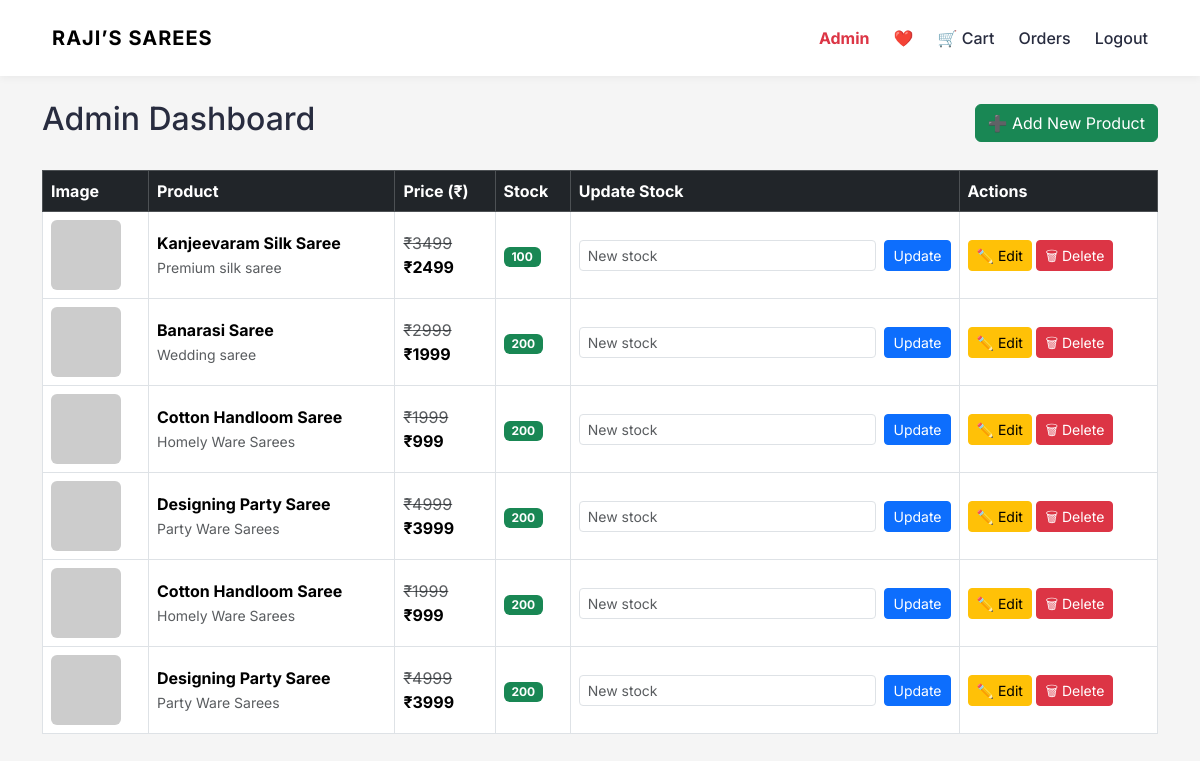
The app's page /admin/dashboard (signed in), older data.
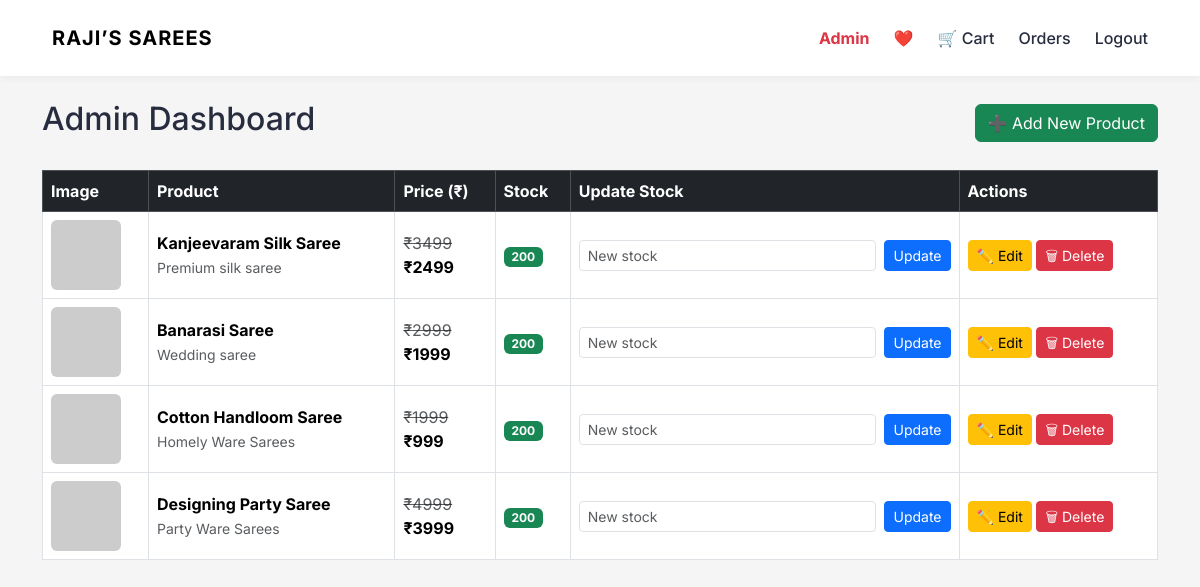
The same page, newer data.
### app.py (models this page shows)
class Product(db.Model):
    id = db.Column(db.Integer, primary_key=True)
    name = db.Column(db.String(150), nullable=False)
    mrp = db.Column(db.Integer, nullable=False)
    price = db.Column(db.Integer, nullable=False)
    stock = db.Column(db.Integer, nullable=False)
    image = db.Column(db.String(300), nullable=False)
    description = db.Column(db.Text, nullable=False)

### app.py (the view)
@app.route("/admin/dashboard")
@login_required
def admin_dashboard():
    if not current_user.is_admin:
        abort(403)
    products = Product.query.all()
    return render_template(
        "admin/dashboard.html",
        products=products
    )

### app.py (called while the page is built)
@login_manager.user_loader
def load_user(user_id):
    return User.query.get(int(user_id))

@app.context_processor
def inject_cart_count():
    if current_user.is_authenticated:
        count = db.session.query(
            func.sum(CartItem.quantity)
        ).filter_by(user_id=current_user.id).scalar()
        return {"cart_count": count or 0}
    return {"cart_count": 0}

### templates/admin/dashboard.html
{% extends "base.html" %}
{% block content %}
<div class="d-flex justify-content-between align-items-center mb-4">
  <h2>Admin Dashboard</h2>
  <a href="/admin/product/add" class="btn btn-success">
    ➕ Add New Product
  </a>
</div>
<div class="table-responsive">
  <table class="table table-bordered align-middle">
    <thead class="table-dark">
      <tr>
        <th>Image</th>
        <th>Product</th>
        <th>Price (₹)</th>
        <th>Stock</th>
        <th>Update Stock</th>
        <th>Actions</th>
      </tr>
    </thead>
    <tbody>
      {% for product in products %}
      <tr>
        <td>
          <img src="{{ product.image }}" width="70" class="rounded">
        </td>
        <td>
          <strong>{{ product.name }}</strong><br>
          <small class="text-muted">{{ product.description }}</small>
        </td>
        <td>
          <del class="text-muted">₹{{ product.mrp }}</del><br>
          <strong>₹{{ product.price }}</strong>
        </td>
        <td>
          {% if product.stock > 10 %}
            <span class="badge bg-success">{{ product.stock }}</span>
          {% elif product.stock > 0 %}
            <span class="badge bg-warning text-dark">{{ product.stock }}</span>
          {% else %}
            <span class="badge bg-danger">Out of stock</span>
          {% endif %}
        </td>
        <td>
          <form
            method="POST"
            action="/admin/update-stock/{{ product.id }}"
            class="d-flex gap-2"
          >
            <input
              type="number"
              name="stock"
              min="0"
              class="form-control form-control-sm"
              placeholder="New stock"
              required
            >
            <button class="btn btn-sm btn-primary">Update</button>
          </form>
        </td>
        <td>
          <a
            href="/admin/product/edit/{{ product.id }}"
            class="btn btn-sm btn-warning"
          >
            ✏️ Edit
          </a>
          <a
            href="/admin/product/delete/{{ product.id }}"
            class="btn btn-sm btn-danger"
            onclick="return confirm('Delete this product?')"
          >
            🗑 Delete
          </a>
        </td>
      </tr>
      {% endfor %}
    </tbody>
  </table>
</div>
{% endblock %}

### templates/base.html (shortened to what this page needs)
<!DOCTYPE html>
<html lang="en">
<head>
    <link href="https://cdn.jsdelivr.net/npm/bootstrap@5.3.3/dist/css/bootstrap.min.css" rel="stylesheet">
    <link rel="stylesheet" href="{{ url_for('static', filename='css/style.css') }}">
</head>
<body>
<div class="toast-container position-fixed top-0 end-0 p-3">
</div>
<nav class="navbar navbar-expand-lg myntra-navbar">
  <div class="container">
    <a class="navbar-brand brand-logo" href="/">RAJI’S SAREES</a>
    <div class="ms-auto d-flex align-items-center gap-4">
      {% if current_user.is_authenticated %}
        {% if current_user.is_admin %}
          <a href="/admin/dashboard" class="nav-icon fw-bold text-danger">
            Admin
          </a>
        {% endif %}
        <a href="/wishlist" class="nav-icon">
          ❤️
        </a>
        <a href="/cart" class="nav-icon position-relative">
          🛒 Cart
        </a>
        <a href="/orders" class="nav-icon">Orders</a>
        <a href="/logout" class="nav-icon">Logout</a>
      {% else %}
        <a href="/login" class="nav-icon">Login</a>
        <a href="/register" class="nav-icon">Register</a>
      {% endif %}
    </div>
  </div>
</nav>
<div class="container mt-4">
    {% block content %}{% endblock %}
</div>
</body>
</html>

### static/css/style.css (style rules this page uses)
* { margin: 0; padding: 0; box-sizing: border-box; }
body { font-family: 'Inter', sans-serif; background-color: #f5f5f6; color: #282c3f; }
body { background-color: #f5f5f5; }
.myntra-navbar { background: #ffffff; padding: 15px 0; box-shadow: 0 2px 10px rgba(0,0,0,0.05); }
.brand-logo { font-weight: 700; letter-spacing: 1px; }
.nav-icon { text-decoration: none; font-weight: 500; color: #282c3f; }
button { transition: all 0.3s ease; }
.navbar { display: flex; justify-content: space-between; align-items: center; padding: 18px 40px; background: #fff; box-shadow: 0 2px 8px rgba(0,0,0,0.05); }

Row changes from the older to the newer data that the page shows:
removed Product: name "Cotton Handloom Saree", description "Homely Ware Sarees", mrp "1999", price "999", stock "200"
removed Product: name "Designing Party Saree", description "Party Ware Sarees", mrp "4999", price "3999", stock "200"
changed Product "Kanjeevaram Silk Saree": stock "100" → "200"
